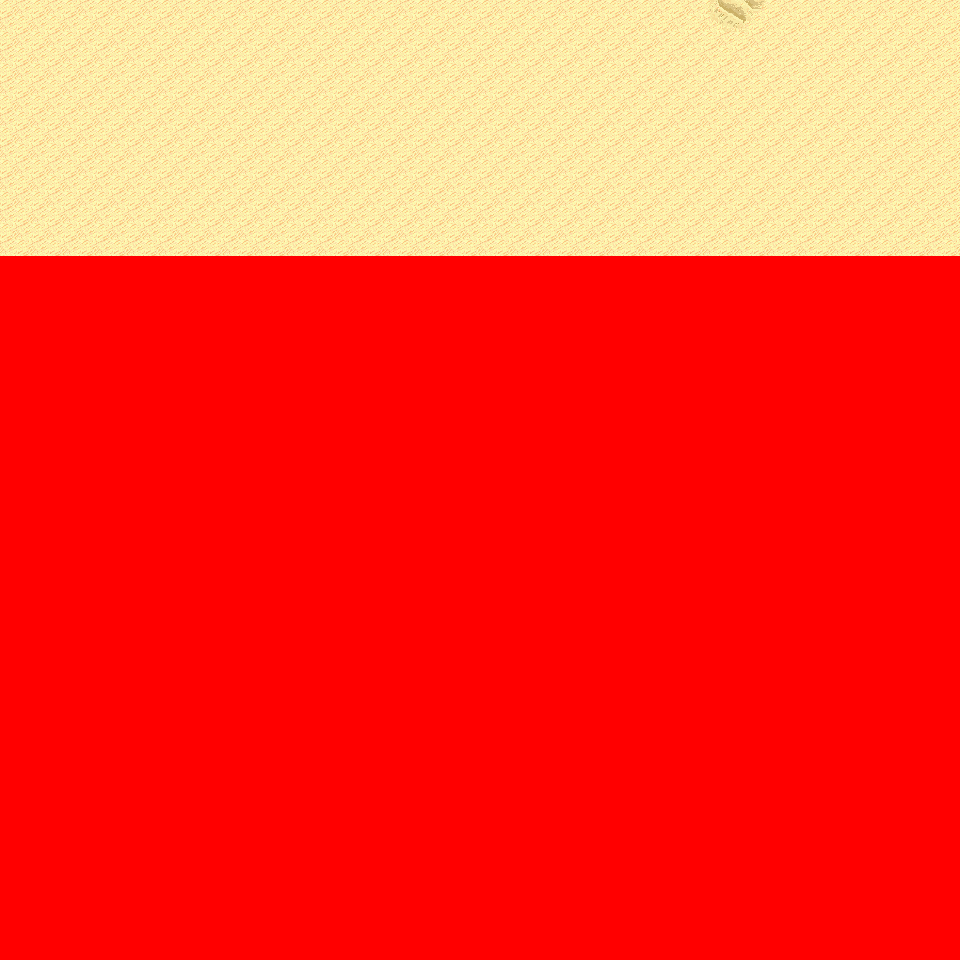

Below is a game level as drawn by its tile map, then a one-line description and the .tmx that defines it (tile-layer data replaced by summaries):
An orthogonal 30x30 tile map with 32x32 px tiles, 6 tile layers (Ground, Object, Object2, Above, ...), 8 tilesets and 3 objects (3x mapchange).

<map version="1.0" orientation="orthogonal" renderorder="right-down" width="30" height="30" tilewidth="32" tileheight="32" nextobjectid="4">
  <tileset firstgid="1" name="tileset_logic_collision" tilewidth="32" tileheight="32" tilecount="1" columns="1">
    <image source="../drawable/tileset_logic_collision.png" width="32" height="32" />
  </tileset>
  <tileset firstgid="2" name="tileset_ground_ground" tilewidth="32" tileheight="32" tilecount="33" columns="3">
    <image source="../drawable/tileset_ground_ground.png" width="96" height="352" />
  </tileset>
  <tileset firstgid="35" name="tileset_ground_ridge_earth_pale" tilewidth="32" tileheight="32" tilecount="96" columns="12">
    <image source="../drawable/tileset_ground_ridge_earth_pale.png" width="384" height="256" />
  </tileset>
  <tileset firstgid="131" name="tileset_ground_ridge_earth_dark" tilewidth="32" tileheight="32" tilecount="96" columns="12">
    <image source="../drawable/tileset_ground_ridge_earth_dark.png" width="384" height="256" />
  </tileset>
  <tileset firstgid="227" name="tileset_terrain_desert" tilewidth="32" tileheight="32" tilecount="88" columns="8">
    <image source="../drawable/tileset_terrain_desert.png" width="256" height="352" />
  </tileset>
  <tileset firstgid="315" name="tileset_plant_tree_tree_darkgreen" tilewidth="32" tileheight="32" tilecount="88" columns="8">
    <image source="../drawable/tileset_plant_tree_tree_darkgreen.png" width="256" height="352" />
  </tileset>
  <tileset firstgid="403" name="tileset_ground_sand_2" tilewidth="32" tileheight="32" tilecount="15" columns="5">
    <image source="../drawable/tileset_ground_sand_2.png" width="160" height="96" />
  </tileset>
  <tileset firstgid="418" name="tileset_plant_cactus_2" tilewidth="32" tileheight="32" tilecount="10" columns="5">
    <image source="../drawable/tileset_plant_cactus_2.png" width="160" height="64" />
  </tileset>
  <layer name="Ground" width="30" height="30">
    <data>[900 cells, 240 non-empty, 3 distinct tile ids]</data>
  </layer>
  <layer name="Object" width="30" height="30">
    <data>[900 cells, 0 non-empty, 0 distinct tile ids]</data>
  </layer>
  <layer name="Object2" width="30" height="30">
    <data>[900 cells, 0 non-empty, 0 distinct tile ids]</data>
  </layer>
  <layer name="Above" width="30" height="30">
    <data>[900 cells, 0 non-empty, 0 distinct tile ids]</data>
  </layer>
  <layer name="Above2" width="30" height="30">
    <data>[900 cells, 0 non-empty, 0 distinct tile ids]</data>
  </layer>
  <layer name="Walkable" width="30" height="30">
    <data>[900 cells, 660 non-empty, 1 distinct tile ids]</data>
  </layer>
  <objectgroup name="MapEvents">
    <object id="1" name="north" type="mapchange" x="0" y="0" width="960" height="32">
      <properties>
        <property name="map" value="0_ados_mountain_n2_w2_x2_y3" />
        <property name="place" value="south" />
      </properties>
    </object>
    <object id="2" name="west" type="mapchange" x="0" y="0" width="32" height="256">
      <properties>
        <property name="map" value="0_ados_mountain_n2_w2_x1_y4" />
        <property name="place" value="east" />
      </properties>
    </object>
    <object id="3" name="east" type="mapchange" x="928" y="0" width="32" height="256">
      <properties>
        <property name="map" value="0_ados_mountain_n2_w2_x3_y4" />
        <property name="place" value="west" />
      </properties>
    </object>
  </objectgroup>
</map>
